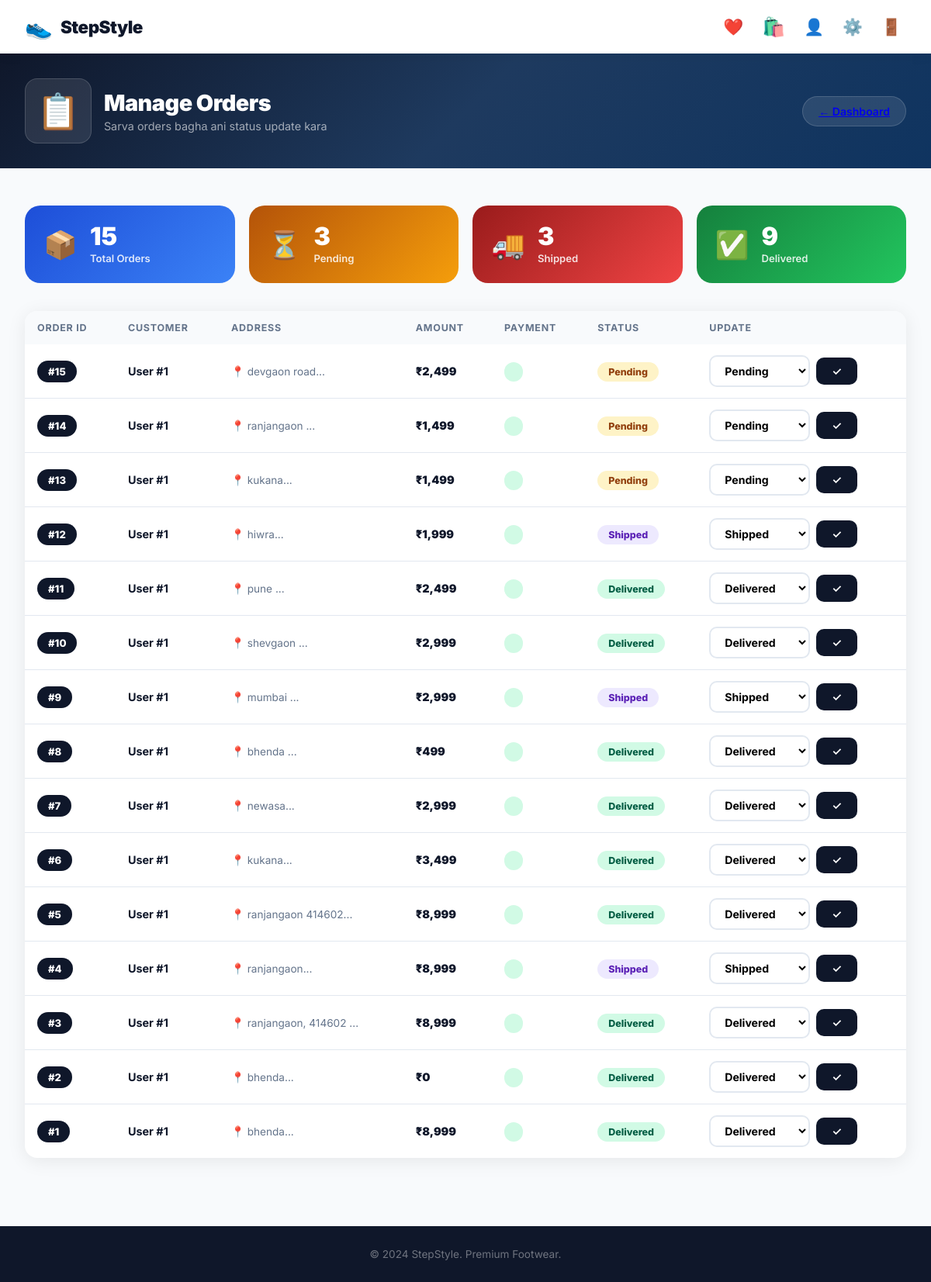
Page /admin/orders (signed in) on the earlier database version.
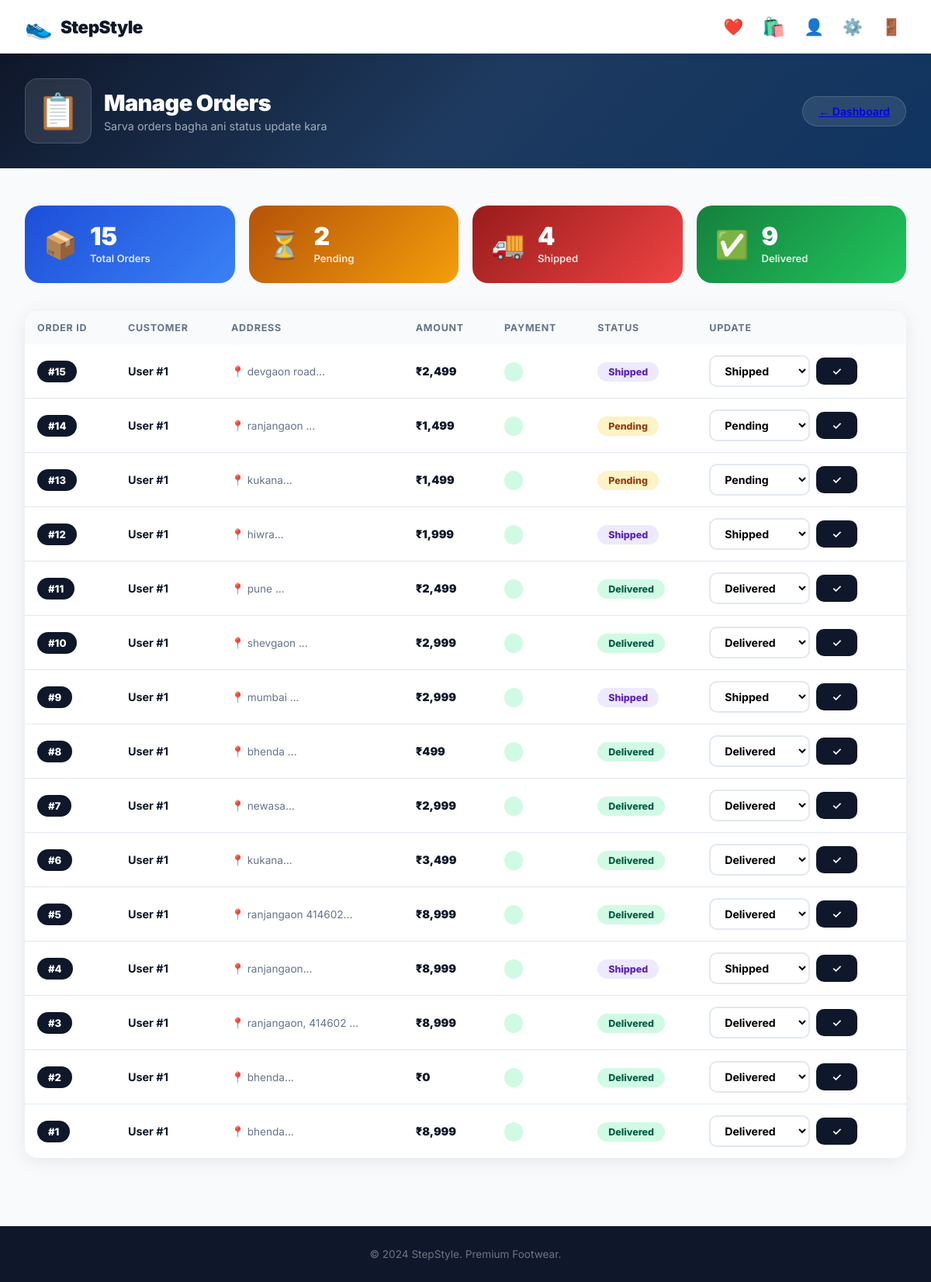
Same page on the later database version.
### app.py (models this page shows)
class Order(db.Model):
    id = db.Column(db.Integer, primary_key=True)
    user_id = db.Column(db.Integer)
    items = db.Column(db.Text)
    total = db.Column(db.Float)
    status = db.Column(db.String(50), default='Pending')
    address = db.Column(db.Text)
    date = db.Column(db.DateTime, default=datetime.utcnow)

### app.py (the view)
@app.route('/admin/orders')
def admin_orders():
    if not session.get('is_admin'):
        return redirect(url_for('login'))
    orders = Order.query.order_by(Order.date.desc()).all()
    return render_template('admin/orders.html', orders=orders)

### app.py (called while the page is built)
def get_cart():
    return session.get('cart', {})

def cart_count():
    return sum(i['qty'] for i in get_cart().values())

### templates/admin/orders.html (shortened to what this page needs)
{% extends 'base.html' %}
{% block content %}
<div class="admin-hero">
    <div class="admin-hero-content">
        <div class="admin-welcome">
            <div class="admin-welcome-icon">📋</div>
            <div>
                <h1>Manage Orders</h1>
                <p>Sarva orders baghа ani status update kara</p>
            </div>
        </div>
        <a href="{{ url_for('admin_dashboard') }}" class="admin-date">← Dashboard</a>
    </div>
</div>
<div class="section">
<div class="admin-stats-grid" style="grid-template-columns: repeat(4,1fr);">
    <div class="admin-stat-card blue">
        <div class="stat-icon">📦</div>
        <div class="stat-info">
            <h2>{{ orders|length }}</h2>
            <p>Total Orders</p>
        </div>
    </div>
    <div class="admin-stat-card yellow">
        <div class="stat-icon">⏳</div>
        <div class="stat-info">
            <h2>{{ orders|selectattr('status','equalto','Pending')|list|length }}</h2>
            <p>Pending</p>
        </div>
    </div>
    <div class="admin-stat-card red">
        <div class="stat-icon">🚚</div>
        <div class="stat-info">
            <h2>{{ orders|selectattr('status','equalto','Shipped')|list|length }}</h2>
            <p>Shipped</p>
        </div>
    </div>
    <div class="admin-stat-card green">
        <div class="stat-icon">✅</div>
        <div class="stat-info">
            <h2>{{ orders|selectattr('status','equalto','Delivered')|list|length }}</h2>
            <p>Delivered</p>
        </div>
    </div>
</div>
{% if orders %}
<div class="admin-table-wrap">
    <table>
        <thead>
            <tr>
                <th>Order ID</th>
                <th>Customer</th>
                <th>Address</th>
                <th>Amount</th>
                <th>Payment</th>
                <th>Status</th>
                <th>Update</th>
            </tr>
        </thead>
        <tbody>
        {% for order in orders %}
        <tr>
            <td>
                <div class="order-badge" style="display:inline-block;">#{{ order.id }}</div>
            </td>
            <td>
                <div style="font-weight:700; font-size:0.9rem;">User #{{ order.user_id }}</div>
            </td>
            <td>
                <div style="font-size:0.85rem; color:var(--gray); max-width:180px;">
                    📍 {{ order.address[:40] }}...
                </div>
            </td>
            <td>
                <div style="font-weight:900; color:var(--primary);">
                    ₹{{ "{:,.0f}".format(order.total) }}
                </div>
            </td>
            <td>
                <span class="payment-method-badge">{{ order.payment_method }}</span>
            </td>
            <td>
                <span class="status {{ order.status|lower }}">{{ order.status }}</span>
            </td>
            <td>
                <form method="POST" action="{{ url_for('update_status', oid=order.id) }}"
                      style="display:flex; gap:8px; align-items:center;">
                    <select name="status" class="status-select">
                        {% for s in ['Pending', 'Processing', 'Shipped', 'Delivered'] %}
                        <option value="{{ s }}" {% if order.status == s %}selected{% endif %}>{{ s }}</option>
                        {% endfor %}
                    </select>
                    <button type="submit" class="btn-update">✓</button>
                </form>
            </td>
        </tr>
        {% endfor %}
        </tbody>
    </table>
</div>
{% endif %}
</div>
{% endblock %}

Differences in the rows shown:
changed Order "devgaon road": status "Pending" → "Shipped"
Other differences:
{{ orders|selectattr('status','equalto','Pending')|list|length }}: "3" → "2"
{{ orders|selectattr('status','equalto','Shipped')|list|length }}: "3" → "4"
